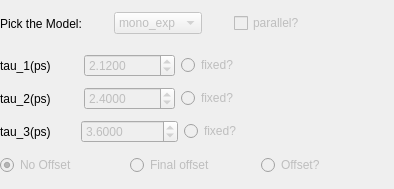
        <widget class="QWidget" name="tab_22">
         <attribute name="title">
          <string>Time negative direction</string>
         </attribute>
         <widget class="QWidget" name="layoutWidget_58">
          <property name="geometry">
           <rect>
            <x>0</x>
            <y>50</y>
            <width>258</width>
            <height>98</height>
           </rect>
          </property>
          <layout class="QVBoxLayout" name="verticalLayout_37">
           <item>
            <layout class="QHBoxLayout" name="horizontalLayout_152">
             <item>
              <widget class="QLabel" name="label_144">
               <property name="text">
                <string>tau_1(ps)</string>
               </property>
              </widget>
             </item>
             <item>
              <widget class="QDoubleSpinBox" name="doubleSpinBox_global_time_tau1_guess_bidir_min_unc">
               <property name="enabled">
                <bool>false</bool>
               </property>
               <property name="decimals">
                <number>4</number>
               </property>
               <property name="minimum">
                <double>0.001000000000000</double>
               </property>
               <property name="maximum">
                <double>50000.000000000000000</double>
               </property>
               <property name="singleStep">
                <double>1.000000000000000</double>
               </property>
               <property name="value">
                <double>2.120000000000000</double>
               </property>
              </widget>
             </item>
             <item>
              <widget class="QRadioButton" name="radioButton_tau1_fixed_bidir_min_unc">
               <property name="enabled">
                <bool>false</bool>
               </property>
               <property name="text">
                <string>fixed?</string>
               </property>
               <property name="autoExclusive">
                <bool>false</bool>
               </property>
              </widget>
             </item>
            </layout>
           </item>
           <item>
            <layout class="QHBoxLayout" name="horizontalLayout_153">
             <item>
              <widget class="QLabel" name="label_145">
               <property name="text">
                <string>tau_2(ps)</string>
               </property>
              </widget>
             </item>
             <item>
              <widget class="QDoubleSpinBox" name="doubleSpinBox_global_time_tau2_guess_bidir_min_unc">
               <property name="enabled">
                <bool>false</bool>
               </property>
               <property name="decimals">
                <number>4</number>
               </property>
               <property name="minimum">
                <double>0.001000000000000</double>
               </property>
               <property name="maximum">
                <double>50000.000000000000000</double>
               </property>
               <property name="value">
                <double>2.400000000000000</double>
               </property>
              </widget>
             </item>
             <item>
              <widget class="QRadioButton" name="radioButton_tau2_fixed_bidir_min_unc">
               <property name="enabled">
                <bool>false</bool>
               </property>
               <property name="text">
                <string>fixed?</string>
               </property>
               <property name="autoExclusive">
                <bool>false</bool>
               </property>
              </widget>
             </item>
            </layout>
           </item>
           <item>
            <layout class="QHBoxLayout" name="horizontalLayout_154">
             <item>
              <widget class="QLabel" name="label_146">
               <property name="text">
                <string>tau_3(ps)</string>
               </property>
              </widget>
             </item>
             <item>
              <widget class="QDoubleSpinBox" name="doubleSpinBox_global_time_tau3_guess_bidir_min_unc">
               <property name="enabled">
                <bool>false</bool>
               </property>
               <property name="decimals">
                <number>4</number>
               </property>
               <property name="minimum">
                <double>0.001000000000000</double>
               </property>
               <property name="maximum">
                <double>500000.000000000000000</double>
               </property>
               <property name="value">
                <double>3.600000000000000</double>
               </property>
              </widget>
             </item>
             <item>
              <widget class="QRadioButton" name="radioButton_tau3_fixed_bidir_min_unc">
               <property name="enabled">
                <bool>false</bool>
               </property>
               <property name="text">
                <string>fixed?</string>
               </property>
               <property name="autoExclusive">
                <bool>false</bool>
               </property>
              </widget>
             </item>
            </layout>
           </item>
          </layout>
         </widget>
         <widget class="QWidget" name="layoutWidget_59">
          <property name="geometry">
           <rect>
            <x>0</x>
            <y>10</y>
            <width>305</width>
            <height>27</height>
           </rect>
          </property>
          <layout class="QHBoxLayout" name="horizontalLayout_155">
           <item>
            <widget class="QLabel" name="label_147">
             <property name="sizePolicy">
              <sizepolicy hsizetype="MinimumExpanding" vsizetype="MinimumExpanding">
               <horstretch>0</horstretch>
               <verstretch>0</verstretch>
              </sizepolicy>
             </property>
             <property name="statusTip">
              <string>(for the moment sequential up to three time-constans implemented)</string>
             </property>
             <property name="text">
              <string>Pick the Model:</string>
             </property>
            </widget>
           </item>
           <item>
            <spacer name="horizontalSpacer_46">
             <property name="orientation">
              <enum>Qt::Horizontal</enum>
             </property>
             <property name="sizeHint" stdset="0">
              <size>
               <width>40</width>
               <height>20</height>
              </size>
             </property>
            </spacer>
           </item>
           <item>
            <widget class="QComboBox" name="comboBox_global_pick_model_bidir_min_unc">
             <property name="enabled">
              <bool>false</bool>
             </property>
             <item>
              <property name="text">
               <string>mono_exp</string>
              </property>
             </item>
             <item>
              <property name="text">
               <string>bi_exp</string>
              </property>
             </item>
             <item>
              <property name="text">
               <string>tri_exp</string>
              </property>
             </item>
            </widget>
           </item>
           <item>
            <spacer name="horizontalSpacer_47">
             <property name="orientation">
              <enum>Qt::Horizontal</enum>
             </property>
             <property name="sizeHint" stdset="0">
              <size>
               <width>40</width>
               <height>20</height>
              </size>
             </property>
            </spacer>
           </item>
           <item>
            <widget class="QCheckBox" name="checkBox_global_bidir_min_parallel_unc">
             <property name="enabled">
              <bool>false</bool>
             </property>
             <property name="text">
              <string>parallel?</string>
             </property>
            </widget>
           </item>
          </layout>
         </widget>
         <widget class="QWidget" name="layoutWidget_60">
          <property name="geometry">
           <rect>
            <x>0</x>
            <y>150</y>
            <width>385</width>
            <height>30</height>
           </rect>
          </property>
          <layout class="QHBoxLayout" name="horizontalLayout_156">
           <item>
            <widget class="QRadioButton" name="radioButton_no_offset_bidir_min_unc">
             <property name="enabled">
              <bool>false</bool>
             </property>
             <property name="text">
              <string>No Offset</string>
             </property>
             <property name="checked">
              <bool>true</bool>
             </property>
            </widget>
           </item>
           <item>
            <widget class="QRadioButton" name="radioButton_time_final_offset_bidir_min_unc">
             <property name="enabled">
              <bool>false</bool>
             </property>
             <property name="toolTip">
              <string>Assumes that the final state is ionizable/has an infinite lifetime.</string>
             </property>
             <property name="text">
              <string>Final offset</string>
             </property>
            </widget>
           </item>
           <item>
            <widget class="QRadioButton" name="radioButton_time_offset_bidir_min_unc">
             <property name="enabled">
              <bool>false</bool>
             </property>
             <property name="toolTip">
              <string>Assumes that there is an indipendant species which just gives an offset.</string>
             </property>
             <property name="text">
              <string>Offset?</string>
             </property>
            </widget>
           </item>
          </layout>
         </widget>
        </widget>
